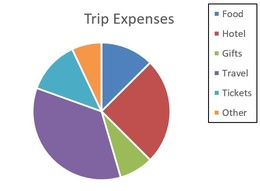
%> input picture Project - Statistical Charts Reading and Interpreting/Code & TestCases/1.2.JPG, 260 x 191 px, shrunk from 591 x 435 before the run
$ octave --eval "result = SegmentText(imread('1.2.JPG'));"   (GNU Octave 9; MATLAB toolbox functions it lacks are replaced by stand-ins)
%> lines starting %> are read from the running program, lines starting %| are printed output that depends on the picture; in (x1, y1, x2, y2) boxes, pixels count from 0 and x2, y2 are one past the last pixel; in counts of white or black regions, pixels touching at a corner belong together; the program's own positions count from 1
### Project - Statistical Charts Reading and Interpreting/Code & TestCases/SegmentLegendColor.m
function [colors,uniqueC] = SegmentLegendColor(colorImage)
d=colorImage;

 d = im2bw(d,0.1);

 r = regionprops(d,'BoundingBox');
 dMatrix = vertcat(r(:).BoundingBox);
 %height
 hig = min(dMatrix(:,3));

 %width
 wid = min(dMatrix(:,4));

se=strel('rectangle',[wid-4,hig-4]);
d = imerode(d,se);

d= uint8(d);
colorImage = uint8(colorImage);
d= d.*colorImage;

colors = zeros(1,30);
sizeColors = size(colors,2)/3;
uniqueC=0;
x=1; y=1;
for row=1:size(d,1)
    for col=1:size(d,2)

            if ((d(row,col,1) == 0) && (d(row,col,2) ==  0) && (d(row,col,3) ==  0))
                continue;
            elseif ((d(row,col,1) == 255) && (d(row,col,2) ==  255) && (d(row,col,3) ==  255))
                continue
            end
            red = 1;
            green = 2;
            blue = 3;
            flag=0;

            for c=1:sizeColors

                if (colors(red)==0 && colors(green)==0 && colors(blue)==0)
                    break;

                elseif(d(row,col,1) == colors(red)) && (d(row,col,2) == colors(green)) && (d(row,col,3) == colors(blue))
                    flag =1;
                    break;
                else
                red = red+3;
                blue = blue+3;
                green= green+3;

                end
            end
            if flag == 0
                if row-x >= 10 || col-y>=10
                colors(red)=d(row,col,1);
                colors(green)=d(row,col,2);
                colors(blue)=d(row,col,3);
                uniqueC=uniqueC+1;
                x = row; y = col;
                end
            end
    end
end
end

### Project - Statistical Charts Reading and Interpreting/Code & TestCases/SegmentText.m
function [uniqueColors, uniqueC, text] = SegmentText(I)
Image = I;
%> Image is the input picture: size 191x260x3 uint8; mean R, G, B 219, 212.5, 217.5
%Resizing image to get clear image of text
Image = imresize(Image,3);
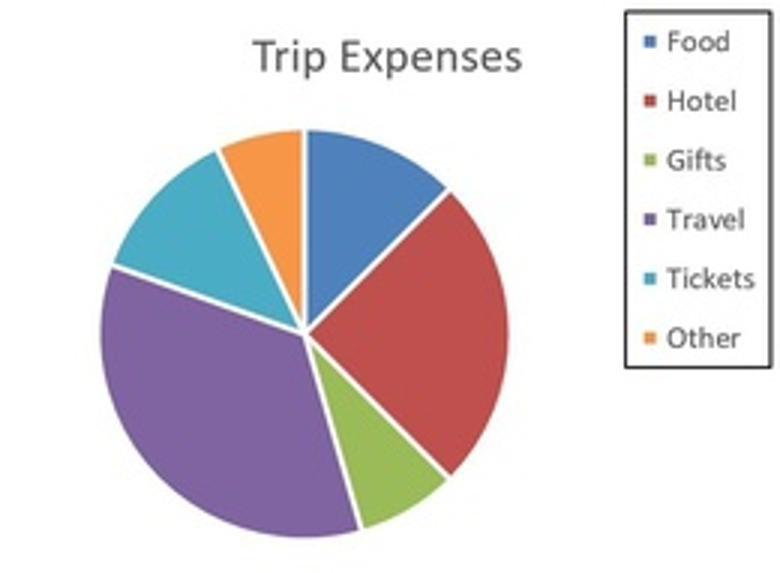
%> Image: size 573x780x3 uint8; mean R, G, B 218.9, 212.4, 217.4
text = Image;

%Convert image to black and white
BW = im2bw(Image,0.949);
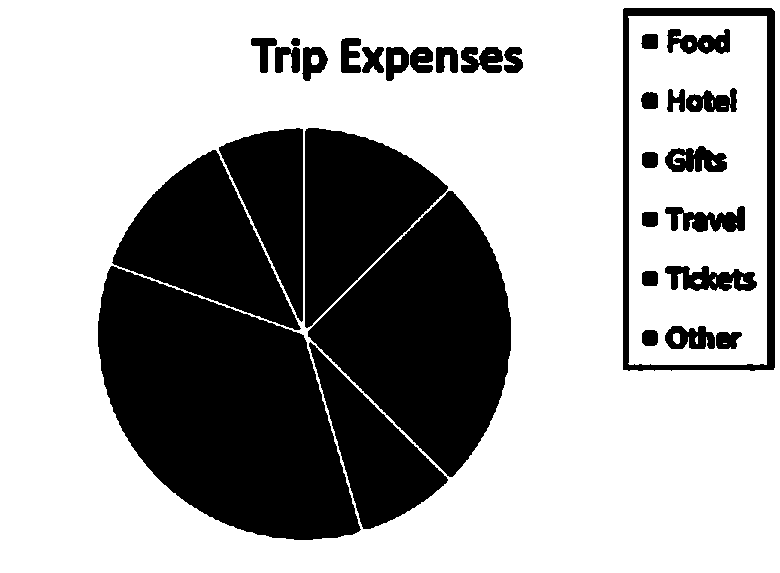
%> BW: size 573x780 logical; 66.3% white; 32 black regions, largest, box (x1, y1, x2, y2) and area: (98, 266, 361, 540) 46118, (308, 191, 511, 477) 32884, (305, 128, 448, 328) 16205

%Get inverse of image to make background black
inverse = abs(1-BW);

%Get colors only from legend
se=strel('square',21);
inverse = imerode(inverse,se);
%> inverse: size 573x780 double; values 0 (black) and 1 (white), 19.6% white; 6 white regions, box (x1, y1, x2, y2) and area: (108, 282, 345, 529) 35891, (326, 210, 501, 458) 23714, (315, 140, 429, 301) 9972, (129, 168, 276, 309) 9466, (334, 386, 428, 514) 4457, (236, 140, 293, 275) 3987
inverse = imdilate(inverse,se);
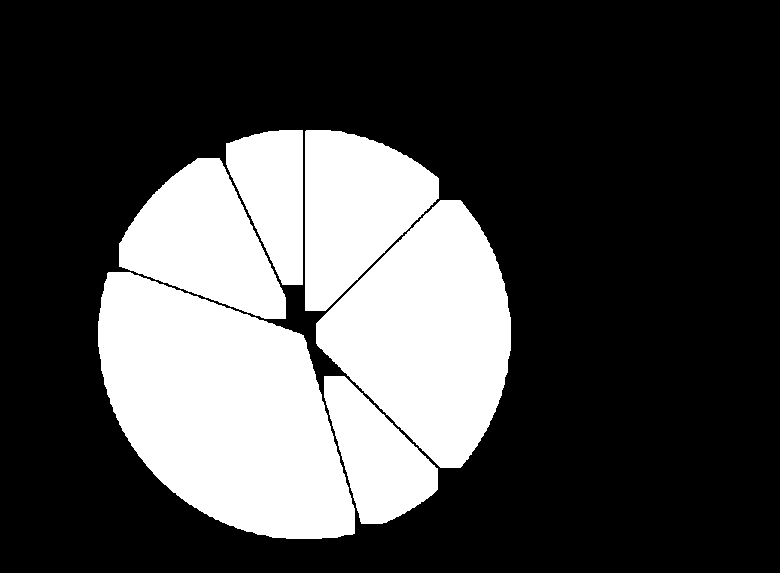
%> inverse: size 573x780 double; values 0 (black) and 1 (white), 28.5% white; 6 white regions, box (x1, y1, x2, y2) and area: (98, 272, 355, 539) 45971, (316, 200, 511, 468) 32574, (305, 130, 439, 311) 15872, (119, 158, 286, 319) 15626, (324, 376, 438, 524) 9297, (226, 130, 303, 285) 8227

%legend colors...............
 colors = uint8(inverse).*uint8(Image);
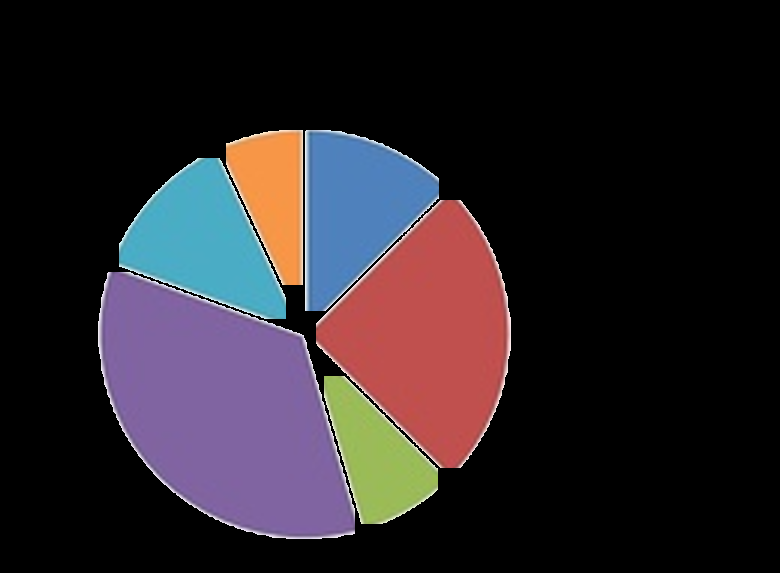
%> colors: size 573x780x3 uint8; mean R, G, B 41.4, 34.9, 40.2
[uniqueColors,uniqueC]=SegmentLegendColor(colors);
%> in SegmentLegendColor, `d = im2bw(d,0.1);`: d: size 573x780 logical; 28.5% white; 6 white regions
%> in SegmentLegendColor, `r = regionprops(d,'BoundingBox');`: r = 6 regions; box (x1, y1, x2, y2): (98, 272, 355, 539), (119, 158, 286, 319), (226, 130, 303, 285), (305, 130, 439, 311), (316, 200, 511, 468), (324, 376, 438, 524)
%> in SegmentLegendColor, `dMatrix = vertcat(r(:).BoundingBox);`: dMatrix = [98.5 272.5 257 267; 119.5 158.5 167 161; 226.5 130.5 77 155; 305.5 130.5 134 181; 316.5 200.5 195 268; 324.5 376.5 114 148]
%> in SegmentLegendColor, `hig = min(dMatrix(:,3));`: hig = 77
%> in SegmentLegendColor, `wid = min(dMatrix(:,4));`: wid = 148
%> in SegmentLegendColor, `se=strel('rectangle',[wid-4,hig-4]);`: se = {Dimensionality 2}
%> in SegmentLegendColor, `d = imerode(d,se);`:
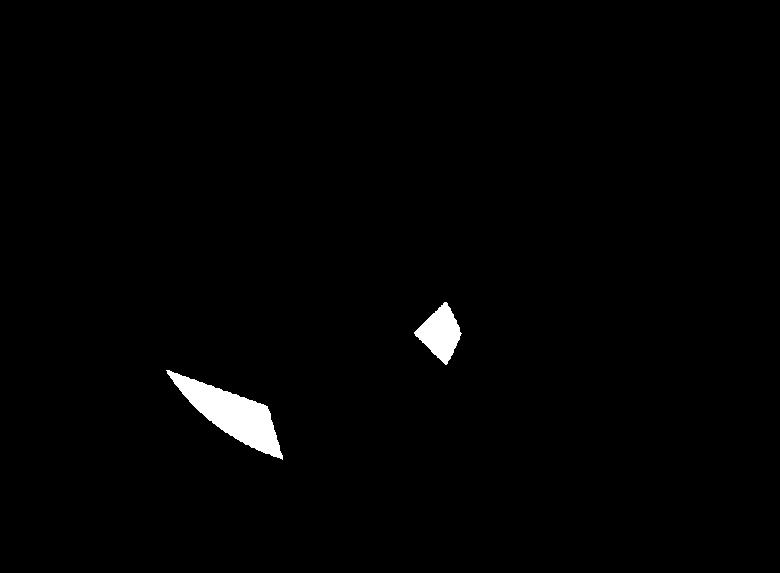
%> d: size 573x780 logical; 1.2% white; 2 white regions, box (x1, y1, x2, y2) and area: (166, 370, 283, 460) 3862, (414, 302, 462, 365) 1607
%> after the loop in SegmentLegendColor, `for row=1:size(d,1)`: colors = 30 values, max 192 at index 1, min 0 at index 7, mean 24.63; uniqueC = 2; x = 371; y = 167
%> uniqueColors has the same summary as colors in SegmentLegendColor; uniqueC = 2

%Get text only without colors by setting colors to white
for i=1:size(inverse,1)
    for j=1:size(inverse,2)
        if inverse(i,j) == 1
            text(i,j,1) = 255;
            text(i,j,2) = 255;
            text(i,j,3) = 255;
        end
    end
end
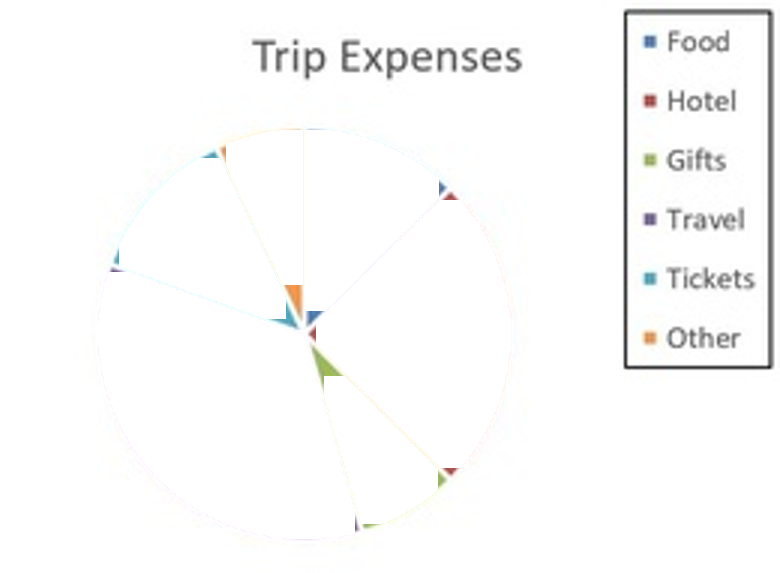
%> text: size 573x780x3 uint8; mean R, G, B 250.3, 250.3, 250

%Threshold to increase intensity of black
text = im2bw(text,0.5);
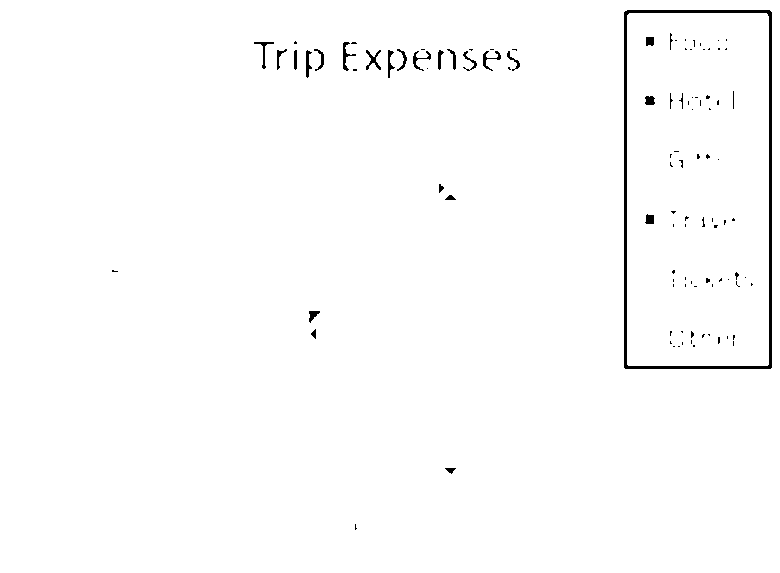
%> text: size 573x780 logical; 98.8% white; 105 black regions (78 under 20 px), largest, box (x1, y1, x2, y2) and area: (624, 10, 772, 369) 3006, (343, 42, 356, 71) 117, (366, 50, 381, 70) 115
%> `result = SegmentText(imread('1.2.JPG'));`: result has the same summary as colors in SegmentLegendColor
end

$ run again, on Project - Statistical Charts Reading and Interpreting/Code & TestCases/3.2.JPG
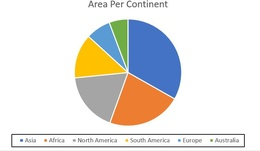
%> input picture Project - Statistical Charts Reading and Interpreting/Code & TestCases/3.2.JPG, 260 x 151 px, shrunk from 749 x 436 before the run
%> in SegmentText, Image is the input picture: size 151x260x3 uint8; mean R, G, B 228.1, 226.1, 222.4
%> Image: size 453x780x3 uint8
%> BW: size 453x780 logical; 71.3% white; 27 black regions (6 under 20 px), largest, box (x1, y1, x2, y2) and area: (223, 56, 546, 379) 81248, (32, 400, 736, 445) 10256, (378, 0, 445, 25) 1071
%> in SegmentText, `colors = uint8(inverse).*uint8(Image);`:
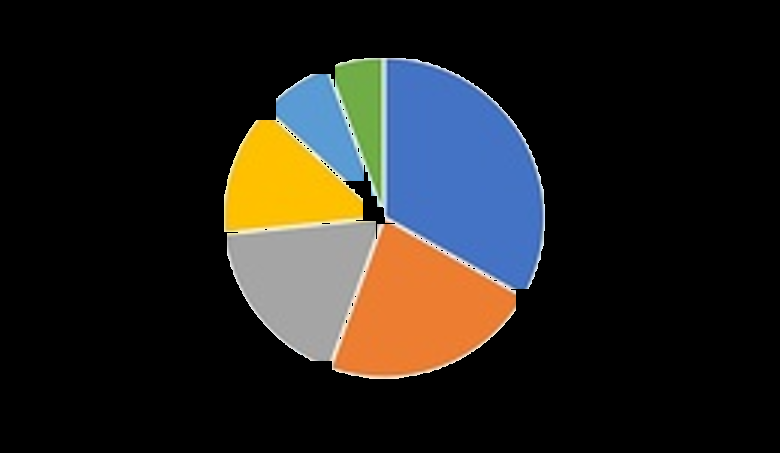
%> colors: size 453x780x3 uint8; mean R, G, B 35.4, 33.3, 29.9
%> r = 1 region; box (x1, y1, x2, y2): (224, 58, 545, 379)
%> dMatrix = [224.5 58.5 321 321]
%> hig = 321
%> se = {Dimensionality 2}
%> after the loop in SegmentLegendColor, `for row=1:size(d,1)`: colors = 30 values from 0 to 0; uniqueC = 0; x = 1
%> in SegmentText, `[uniqueColors,uniqueC]=SegmentLegendColor(colors);`: uniqueColors = 30 values from 0 to 0; uniqueC = 0
%> in SegmentText, `text = im2bw(text,0.5);`:
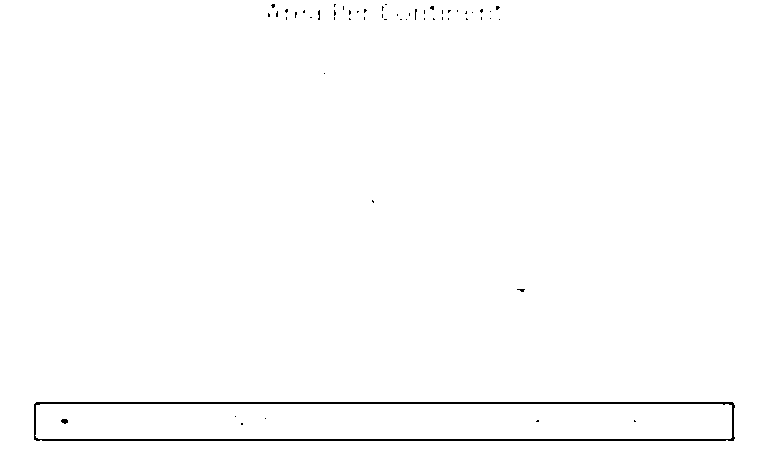
%> text: size 453x780 logical; 99.1% white; black in thin lines or dots, all inside (x1, y1, x2, y2) = (34, 4, 735, 441)
%> result = 30 values from 0 to 0

$ run again, on Project - Statistical Charts Reading and Interpreting/Code & TestCases/4.1.jpg
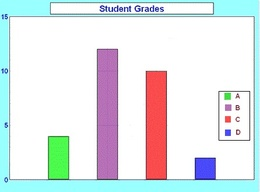
%> input picture Project - Statistical Charts Reading and Interpreting/Code & TestCases/4.1.jpg, 260 x 192 px, shrunk from 446 x 329 before the run
%> in SegmentText, Image is the input picture: size 192x260x3 uint8; mean R, G, B 224.3, 230.8, 233.5
%> Image: size 576x780x3 uint8
%> BW: size 576x780 logical; 65.3% white; 11 black regions, largest, box (x1, y1, x2, y2) and area: (0, 0, 780, 576) 146147, (653, 270, 754, 424) 3854, (296, 14, 396, 37) 1728
%> r = 3 regions; box (x1, y1, x2, y2): (0, 0, 780, 576), (672, 279, 694, 301), (674, 312, 695, 333)
%> dMatrix = [0.5 0.5 780 576; 672.5 279.5 22 22; 674.5 312.5 21 21]
%> hig = 21
%> se = {Dimensionality 2}
%> in SegmentLegendColor, `d= d.*colorImage;`:
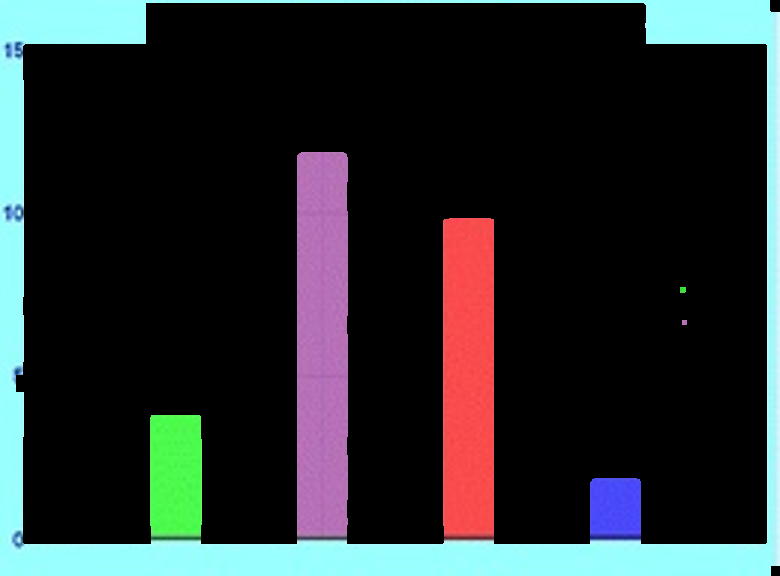
%> d: size 576x780x3 uint8; mean R, G, B 38.6, 43.9, 45.9
%> after the loop in SegmentLegendColor, `for row=1:size(d,1)`: colors = 33 values, max 255 at index 2, min 147 at index 25, mean 219.9; uniqueC = 1100; x = 573; y = 771
%> in SegmentText, `[uniqueColors,uniqueC]=SegmentLegendColor(colors);`: uniqueColors has the same summary as colors in SegmentLegendColor; uniqueC = 1100
%> in SegmentText, `text = im2bw(text,0.5);`:
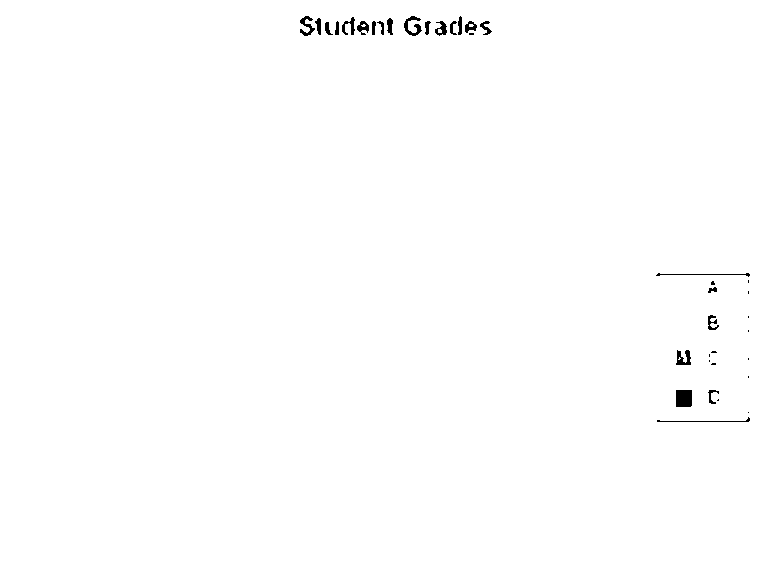
%> text: size 576x780 logical; 99.5% white; 37 black regions (14 under 20 px), largest, box (x1, y1, x2, y2) and area: (676, 390, 692, 407) 271, (404, 16, 422, 36) 159, (676, 350, 691, 365) 141
%> result has the same summary as colors in SegmentLegendColor
